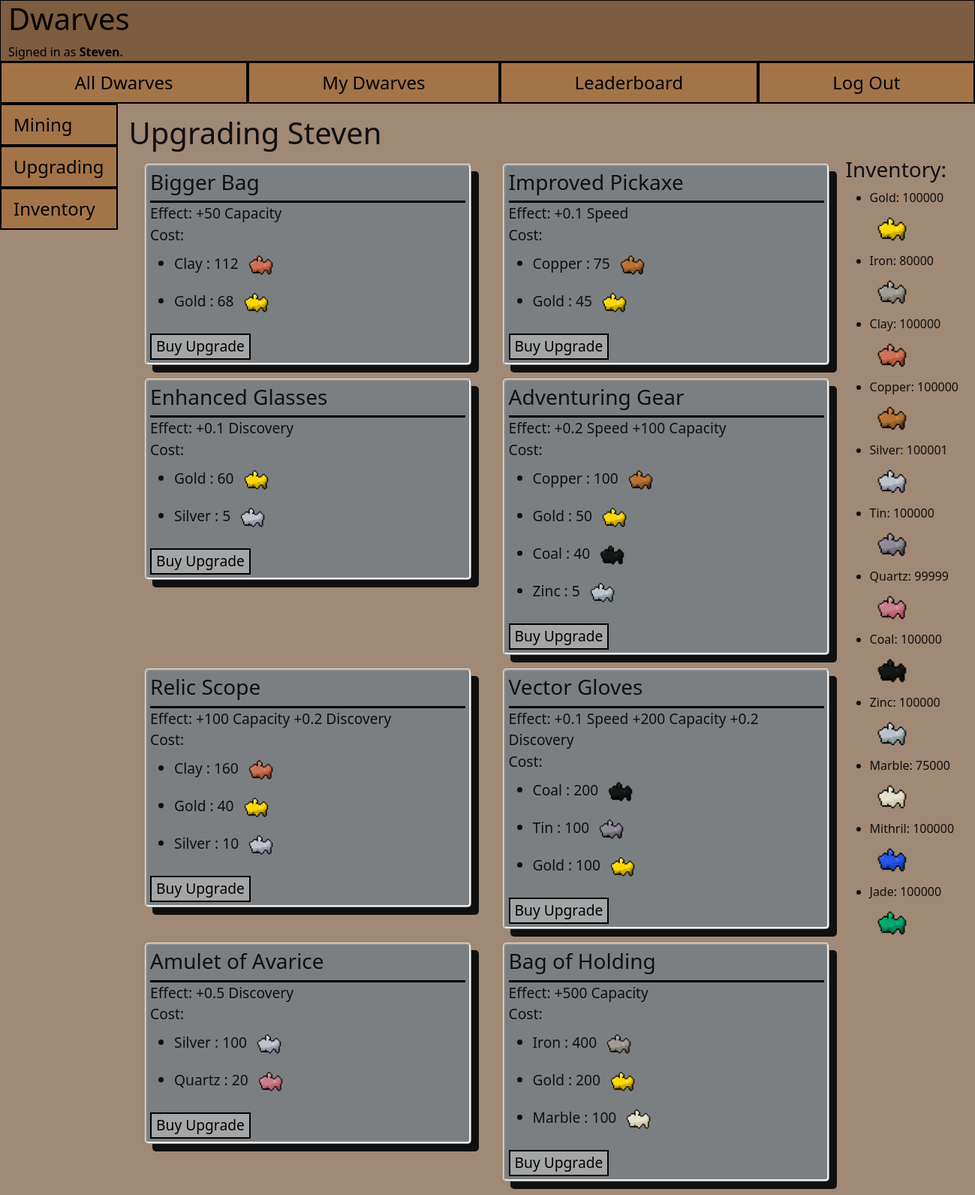
The app's page /upgrading/Steven (signed in, upper part) with its own data.
### dwarves/models.py (models this page shows, shortened)
class User(AbstractUser):
    gold_obtained = models.IntegerField(default=0)

class Mineral(models.Model):
    user = ForeignKey(User,blank=True, null=True, default="", on_delete=CASCADE, related_name="inventory")
    upgrade = ForeignKey(Upgrade,blank=True, null=True, default="", on_delete=CASCADE, related_name="cost")
    mine = ForeignKey(Mine,blank=True, null=True, default="", on_delete=CASCADE, related_name="minerals")
    name = models.CharField(max_length=64, choices=possible_minerals)
    value = models.IntegerField(blank=True, null=True, default=0)
    rarity = models.CharField(max_length=64, blank=True, null=True, default='', choices=[
        ('', ''), ('Common', 'common') ,('Uncommon', 'uncommon'), ('Rare', 'rare'), ('Very Rare', 'very_rare')])

class Upgrade(models.Model):
    name = CharField(max_length=64)
    speed = FloatField(default=0)
    capacity = IntegerField(default=0)
    discovery = FloatField(default=0)
    requirement = models.IntegerField(default=0)

class Upgrade_owned(models.Model):
    dwarf = ForeignKey(Dwarf, related_name="dwarf_upgrades", on_delete=CASCADE)
    upgrade = ForeignKey(Upgrade, related_name="upgrade_dwarfs", on_delete=CASCADE)
    amount_owned = IntegerField(default=0)

### dwarves/views.py (the view)
# urls.py: path("upgrading/<str:name>", views.upgrading, name="upgrading"),
@login_required(login_url='login')
def upgrading(request, name):
    try:
        dwarf = request.user.user_dwarfs.get(name=name)
    except ObjectDoesNotExist:
        return redirect("select")
    upgrades = Upgrade.objects.exclude(name__istartswith="new_dwarf")
    new_dwarf_upgrades = Upgrade.objects.filter(name__istartswith="new_dwarf")
    dwarf_upgrades_owned = dwarf.dwarf_upgrades.all()
    dwarf_upgrades_owned = dwarf_upgrades_owned.exclude(amount_owned=0)
    dwarf_upgrades = []
    for upgrade_owned in dwarf_upgrades_owned:
        dwarf_upgrades.append(upgrade_owned.upgrade)
    dwarves_count = request.user.user_dwarfs.all().count()
    return render(request, "dwarves/upgrading.html", {
        "page_title": f"Upgrading {name}",
        "dwarf": dwarf,
        "upgrades": upgrades,
        "dwarf_upgrades_owned": dwarf_upgrades_owned,
        "dwarf_upgrades": dwarf_upgrades,
        "new_dwarf_upgrades": new_dwarf_upgrades,
        "dwarves_count": dwarves_count,
        "form": SelectionForm(),
    })

### dwarves/views.py
class SelectionForm(forms.Form):
    dwarf = forms.CharField(label="", widget=forms.TextInput(attrs={"placeholder": "Name of new Dwarf"}))

### dwarves/templatetags/tags.py (called while the page is built)
@register.filter(name='get_effect')
def get_effect(upgrade):
    effect = ""
    if upgrade.speed != 0:
        effect += f" +{upgrade.speed} Speed"
    if upgrade.capacity != 0:
        effect += f" +{upgrade.capacity} Capacity"
    if upgrade.discovery != 0:
        effect += f" +{upgrade.discovery} Discovery"
    return effect

@register.filter(name='cost_complete')
def cost_complete(value, amount):
    new_value = value * (1.50 ** amount)
    new_value = round(new_value)
    return new_value

### dwarves/templates/dwarves/upgrading.html (shortened to what this page needs)
{% extends "dwarves/layout.html" %}
{% load tags %}
{% load static %}
{% block body %}
<h1>{{ page_title }}</h1>
    <div style="float : right">
        <h3>Inventory:</h3>
        <ul>
        {% for item in user.inventory.all %}
            <li>{{ item.name }}: {{ item.value }}</li>
            <img src="{% static '/dwarves/media/'|add:item.name|add:'.png' %}" alt="{{ item.name }}"
                    style="height:60px; width:60">
        {% endfor %}
        </ul>
    </div>
<div class="row">
{% for upgrade in upgrades %}
{% if upgrade.requirement <= dwarves_count %}
    <div class="col-md-6">
    <div style="margin:2%; padding:1%; border-style:ridge; border-radius:5px;
                box-shadow: 10px 10px; background-color:rgb(124, 127, 129); font-size:larger">
    <div style=" border-bottom:3px rgb(0, 0, 0) outset"><h3> {{ upgrade.name }} </h3></div>
    Effect:{{ upgrade|get_effect }}
    <br>Cost:
    {% if upgrade in dwarf_upgrades %}
        {% for upgrade_owned in dwarf_upgrades_owned %}
            {% if upgrade == upgrade_owned.upgrade %}
                <ul>
                    {% for mineral in upgrade.cost.all %}
                        <li>{{ mineral.name }} : {{ mineral.value|cost_complete:upgrade_owned.amount_owned }}
                            <img src="{% static '/dwarves/media/'|add:mineral.name|add:'.png' %}" alt="{{ mineral.name }}"
                                style="height:50px; width:50px">
                        </li>
                    {% endfor %}
                </ul>
            {% endif %}
        {% endfor %}
    {% else %}
        <ul>
            {% for mineral in upgrade.cost.all %}
                <li>{{ mineral.name }} : {{ mineral.value }}
                    <img src="{% static '/dwarves/media/'|add:mineral.name|add:'.png' %}" alt="{{ mineral.name }}"
                        style="height:50px; width:50px">
                </li>
            {% endfor %}
        </ul>
    {% endif %}
    <form action="{% url 'buy_upgrade' dwarf.name upgrade.name %}" method="post">
        <input type="submit" name={{ upgrade.name }} class=button1 value="Buy Upgrade">
    </form>
    </div>
    </div>
{% endif %}
{% endfor %}
</div>
{% endblock %}

### dwarves/templates/dwarves/layout.html (shortened to what this page needs)
{% load static %}
<!DOCTYPE html>
<html lang="en">
    <head>
        <link href="https://cdn.jsdelivr.net/npm/bootstrap@5.0.0-beta2/dist/css/bootstrap.min.css" rel="stylesheet">
        <link href="{% static 'dwarves/styles.css' %}" rel="stylesheet">
    </head>
    <body>
        <div class="page-header">
            <h1 style="margin-left:10px">Dwarves</h1>
            <div style="margin-left:10px">
                {% if user.is_authenticated %}
                    Signed in as <strong>{{ user.username }}</strong>.
                {% else %}
                    Not signed in.
                {% endif %}
            </div>
        </div>
        <ul class="nav justify-content-center nav-fill">
            <li class="nav-item">
                <a class="nav-link" href="{% url 'all_dwarves' %}">All Dwarves</a>
            </li>
            {% if user.is_authenticated %}
                <li class="nav-item">
                    <a class="nav-link" href="{% url 'my_dwarves' %}">My Dwarves</a>
                </li>
                <li class="nav-item">
                    <a class="nav-link" href="{% url 'leaderboard' %}">Leaderboard</a>
                </li>
                <li class="nav-item">
                    <a class="nav-link" href="{% url 'logout' %}">Log Out</a>
                </li>
            {% endif %}
        </ul>
        <div class="vertical-nav">
            <ul class="nav flex-column">
            <li class="nav-item">
              <a class="nav-link active" aria-current="page" href="{% url 'mining' %}">Mining</a>
            </li>
            <li class="nav-item">
              <a class="nav-link" href="{% url 'select' %}">Upgrading</a>
            </li>
            <li class="nav-item">
              <a class="nav-link" href="{% url 'inventory' %}">Inventory</a>
            </li>
            </ul>
        </div>
            <div class="container" style="margin-left:134px !important; position:relative !important; left:15px; top:15px !important">
            {% block body %}
            {% endblock %}
            </div>
    </body>
</html>

### dwarves/static/dwarves/styles.css (style rules this page uses)
body { background-color:rgb(160, 137, 117) !important; color: rgb(15, 15, 15); }
.page-header { background-color: rgb(126, 92, 63); color:black; border:1px solid; }
img { height: 200px; }
.nav-link { font-size: 150% !important; }
.vertical-nav { float: left !important; }
.button1 { background-color: rgba(185, 185, 185, 0.658); color:black; border:2px solid; }
.nav-link { background-color: rgb(164,116,73) !important; color:black !important; border:2px solid !important; }

### records on screen
User: username "Steven"
Mineral: name "Gold", value "100000", name (picture)
Mineral: name "Iron", value "80000", name (picture)
Mineral: name "Clay", value "100000", name (picture)
Mineral: name "Copper", value "100000", name (picture)
Mineral: name "Silver", value "100001", name (picture)
Mineral: name "Tin", value "100000", shows a picture
Mineral: name "Quartz", value "99999", name (picture)
Mineral: name "Coal", value "100000", name (picture)
Mineral: name "Zinc", value "100000", name (picture)
Mineral: name "Marble", value "75000", name (picture)
Mineral: name "Mithril", value "100000", name (picture)
Mineral: name "Jade", value "100000", name (picture)
Upgrade: name "Bigger Bag", speed+capacity+discovery "+50 Capacity"
Mineral: name "Clay", value|cost_complete "112", name (picture)
Mineral: name "Gold", value|cost_complete "68", name (picture)
Upgrade: name "Improved Pickaxe", speed+capacity+discovery "+0.1 Speed"
Mineral: name "Copper", value|cost_complete "75", name (picture)
Mineral: name "Gold", value|cost_complete "45", name (picture)
Upgrade: name "Enhanced Glasses", speed+capacity+discovery "+0.1 Discovery"
Mineral: name "Gold", value "60", name (picture)
Mineral: name "Silver", value "5", name (picture)
Upgrade: name "Adventuring Gear", speed+capacity+discovery "+0.2 Speed +100 Capacity"
Mineral: name "Copper", value "100", name (picture)
Mineral: name "Gold", value "50", name (picture)
Mineral: name "Coal", value "40", name (picture)
Mineral: name "Zinc", value "5", name (picture)
Upgrade: name "Relic Scope", speed+capacity+discovery "+100 Capacity +0.2 Discovery"
Mineral: name "Clay", value "160", name (picture)
Mineral: name "Gold", value "40", name (picture)
Mineral: name "Silver", value "10", name (picture)
Upgrade: name "Vector Gloves", speed+capacity+discovery "+0.1 Speed +200 Capacity +0.2 Discovery"
Mineral: name "Coal", value "200", name (picture)
Mineral: name "Tin", value "100", shows a picture
Mineral: name "Gold", value "100", name (picture)
Upgrade: name "Amulet of Avarice", speed+capacity+discovery "+0.5 Discovery"
Mineral: name "Silver", value "100", name (picture)
Mineral: name "Quartz", value "20", name (picture)
Upgrade: name "Bag of Holding", speed+capacity+discovery "+500 Capacity"
Mineral: name "Iron", value "400", name (picture)
Mineral: name "Gold", value "200", name (picture)
Mineral: name "Marble", value "100", name (picture)

### other values on screen
{{ page_title }} "Upgrading Steven"
